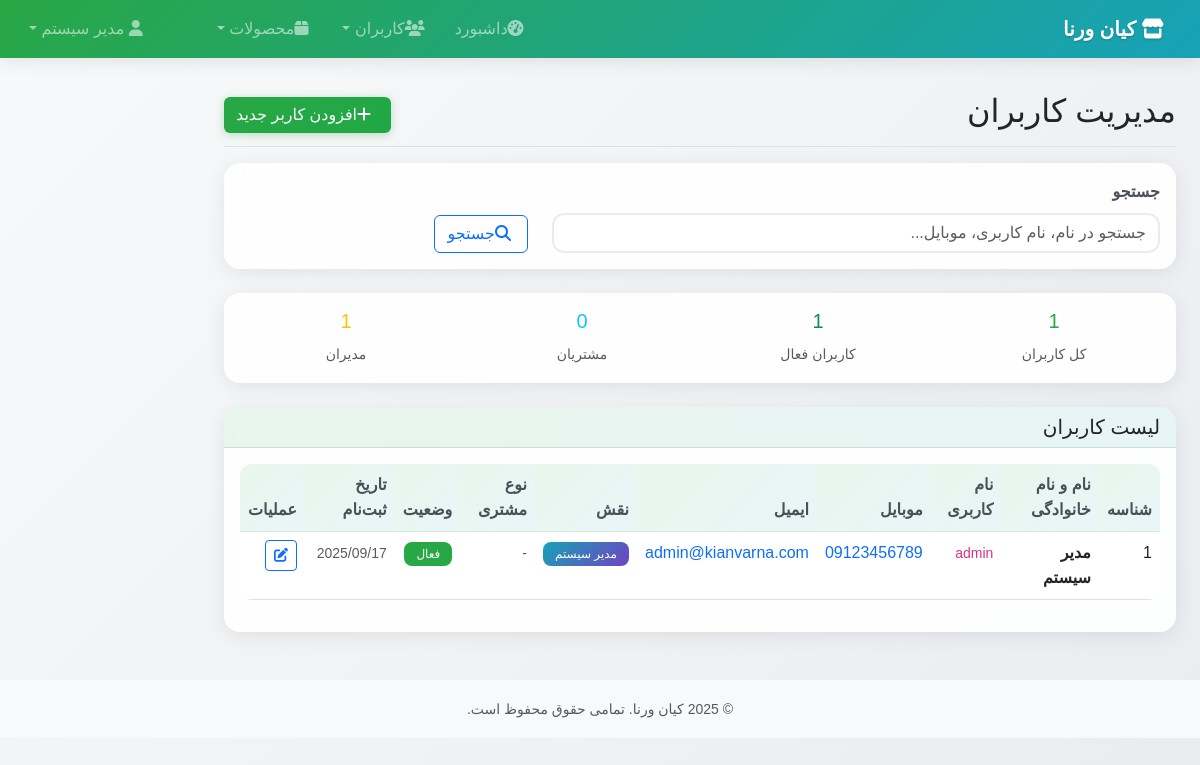
Screenshot of /admin/users/index.php (signed in) with the database file from the repository.
### tables this page shows
CREATE TABLE settings (
    id INT PRIMARY KEY AUTO_INCREMENT,
    setting_key VARCHAR(100) UNIQUE NOT NULL,
    setting_value TEXT,
    description VARCHAR(255),
    created_at TIMESTAMP DEFAULT CURRENT_TIMESTAMP,
    updated_at TIMESTAMP DEFAULT CURRENT_TIMESTAMP ON UPDATE CURRENT_TIMESTAMP
);

CREATE TABLE users (
    id INT PRIMARY KEY AUTO_INCREMENT,
    full_name VARCHAR(255) NOT NULL,
    username VARCHAR(100) UNIQUE NOT NULL,
    mobile VARCHAR(20) NOT NULL,
    email VARCHAR(255),
    country VARCHAR(100) NOT NULL DEFAULT 'ایران',
    province VARCHAR(100) NOT NULL,
    user_role ENUM('customer', 'system_admin', 'warehouse_manager', 'financial_manager', 'sales_manager') NOT NULL,
    customer_type ENUM('representative', 'partner', 'expert', 'consumer') NULL,
    password_hash VARCHAR(255) NOT NULL,
    is_active BOOLEAN DEFAULT TRUE,
    reset_token VARCHAR(64) NULL,
    reset_token_expiry TIMESTAMP NULL,
    created_at TIMESTAMP DEFAULT CURRENT_TIMESTAMP,
    updated_at TIMESTAMP DEFAULT CURRENT_TIMESTAMP ON UPDATE CURRENT_TIMESTAMP
);

### admin/users/index.php (the view, shortened to what the rows shown need)
<?php
require_once '../../config/config.php';
$user = new User($db);
$page = isset($_GET['page']) ? (int)$_GET['page'] : 1;
$per_page = 20;
$offset = ($page - 1) * $per_page;
$search = isset($_GET['search']) ? sanitize_input($_GET['search']) : '';
$users = $user->getAll($per_page, $offset, $search);
include '../../includes/header.php';
?>
<div class="container-fluid">
    <div class="row">
        <main class="col-md-9 ms-sm-auto col-lg-10 px-md-4">
            <div class="d-flex justify-content-between flex-wrap flex-md-nowrap align-items-center pt-3 pb-2 mb-3 border-bottom">
                <h1 class="h2">مدیریت کاربران</h1>
            </div>
            <div class="card">
                <div class="card-body">
                    <?php if (!empty($users)): ?>
                        <div class="table-responsive">
                            <table class="table table-hover">
                                <thead>
                                    <tr>
                                        <th>شناسه</th>
                                        <th>نام و نام خانوادگی</th>
                                        <th>نام کاربری</th>
                                        <th>موبایل</th>
                                        <th>ایمیل</th>
                                        <th>نقش</th>
                                        <th>نوع مشتری</th>
                                        <th>وضعیت</th>
                                        <th>تاریخ ثبت‌نام</th>
                                        <th>عملیات</th>
                                    </tr>
                                </thead>
                                <tbody>
                                    <?php foreach ($users as $user_item): ?>
                                        <tr>
                                            <td><?php echo $user_item['id']; ?></td>
                                            <td>
                                                <strong><?php echo htmlspecialchars($user_item['full_name']); ?></strong>
                                            </td>
                                            <td>
                                                <code><?php echo htmlspecialchars($user_item['username']); ?></code>
                                            </td>
                                            <td>
                                                <a href="tel:<?php echo $user_item['mobile']; ?>" class="text-decoration-none">
                                                    <?php echo htmlspecialchars($user_item['mobile']); ?>
                                                </a>
                                            </td>
                                            <td>
                                                <?php if (!empty($user_item['email'])): ?>
                                                    <a href="mailto:<?php echo $user_item['email']; ?>" class="text-decoration-none">
                                                        <?php echo htmlspecialchars($user_item['email']); ?>
                                                    </a>
                                                <?php else: ?>
                                                    <small class="text-muted">ندارد</small>
                                                <?php endif; ?>
                                            </td>
                                            <td>
                                                <span class="badge bg-info">
                                                    <?php echo translate_user_role($user_item['user_role']); ?>
                                                </span>
                                            </td>
                                            <td>
                                                <?php if ($user_item['customer_type']): ?>
                                                    <span class="badge bg-secondary">
                                                        <?php echo translate_customer_type($user_item['customer_type']); ?>
                                                    </span>
                                                <?php else: ?>
                                                    <small class="text-muted">-</small>
                                                <?php endif; ?>
                                            </td>
                                            <td>
                                                <?php if ($user_item['is_active']): ?>
                                                    <span class="badge bg-success">فعال</span>
                                                <?php else: ?>
                                                    <span class="badge bg-danger">غیرفعال</span>
                                                <?php endif; ?>
                                            </td>
                                            <td>
                                                <small class="text-muted">
                                                    <?php echo date('Y/m/d', strtotime($user_item['created_at'])); ?>
                                                </small>
                                            </td>
                                            <td>
                                                <div class="btn-group btn-group-sm" role="group">
                                                    <a href="edit.php?id=<?php echo $user_item['id']; ?>"
                                                       class="btn btn-outline-primary" title="ویرایش">
                                                        <i class="fas fa-edit"></i>
                                                    </a>
                                                </div>
                                            </td>
                                        </tr>
                                    <?php endforeach; ?>
                                </tbody>
                            </table>
                        </div>
                    <?php endif; ?>
                </div>
            </div>
        </main>
    </div>
</div>
<?php include '../../includes/footer.php'; ?>

### includes/header.php (shortened to what the rows shown need)
<!DOCTYPE html>
<html lang="fa" dir="rtl">
<head>
    <link href="https://cdn.jsdelivr.net/npm/bootstrap@5.3.0/dist/css/bootstrap.min.css" rel="stylesheet">
    <link rel="stylesheet" href="https://cdnjs.cloudflare.com/ajax/libs/font-awesome/6.4.0/css/all.min.css">
    <link href="<?php echo SITE_URL; ?>assets/css/style.css" rel="stylesheet">
</head>
<body>
    <nav class="navbar navbar-expand-lg navbar-dark fixed-top bg-primary">
        <div class="container-fluid">
            <a class="navbar-brand" href="<?php echo SITE_URL; ?>">
                <i class="fas fa-store me-2"></i>
                <?php echo $settings->get('company_name'); ?>
            </a>
            <div class="collapse navbar-collapse" id="navbarNav">
                <ul class="navbar-nav me-auto">
                </ul>
                <ul class="navbar-nav">
                </ul>
            </div>
        </div>
    </nav>
    <div class="main-wrapper" style="margin-top: 76px;">

### includes/footer.php (shortened to what the rows shown need)
</div>
    <footer class="bg-light text-center py-3 mt-5">
        <div class="container">
            <small class="text-muted">
                © <?php echo date('Y'); ?> <?php echo $settings->get('company_name'); ?>.
                تمامی حقوق محفوظ است.
            </small>
        </div>
    </footer>
</body>
</html>

### rows the page displays
settings: setting_value "کیان ورنا"
users: id "1", full_name "مدیر سیستم", username "admin", mobile "09123456789", email "admin@kianvarna.com", is_active "فعال", created_at "2025/09/17"

### other values shown
$_SESSION['full_name'] "مدیر سیستم"
$total_users "1"
$active_count "1"
$customer_count "0"
$admin_count "1"
